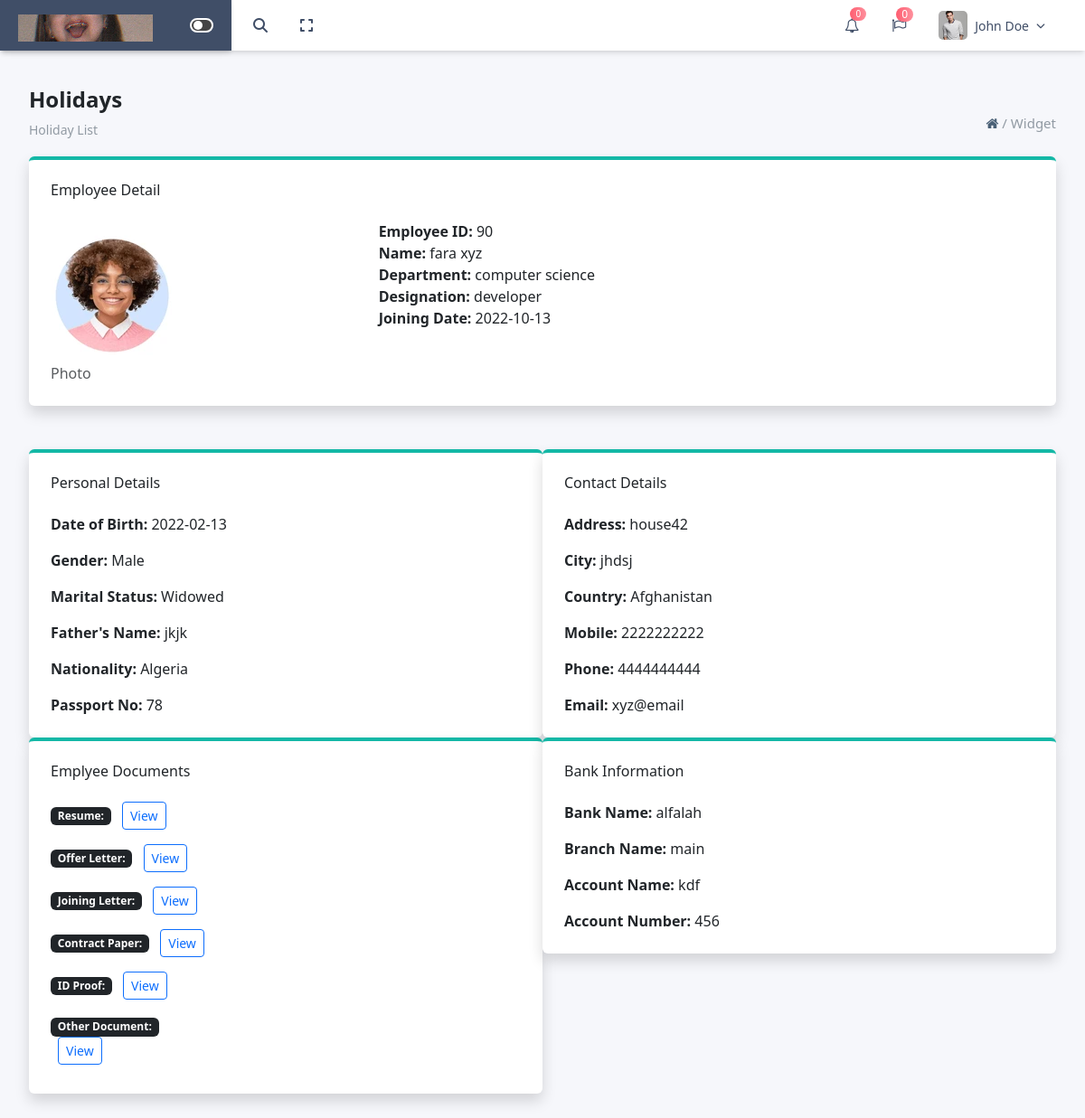
The app's page /phpfile/employee/demo.php?id=7 with its own data.
### tables this page shows
CREATE TABLE `employee` (
  `id` int(11) NOT NULL,
  `emp_id` varchar(100) DEFAULT NULL,
  `f_name` varchar(100) DEFAULT NULL,
  `l_name` varchar(100) DEFAULT NULL,
  `dob` date DEFAULT NULL,
  `gender` varchar(10) DEFAULT NULL,
  `marital_status` varchar(20) DEFAULT NULL,
  `father_name` varchar(100) DEFAULT NULL,
  `nationality` varchar(100) DEFAULT NULL,
  `passport_no` varchar(100) DEFAULT NULL,
  `photo` varchar(255) DEFAULT NULL,
  `bank_name` varchar(100) DEFAULT NULL,
  `branch_name` varchar(100) DEFAULT NULL,
  `account_name` varchar(100) DEFAULT NULL,
  `account_number` varchar(100) DEFAULT NULL,
  `address` text DEFAULT NULL,
  `city` varchar(100) DEFAULT NULL,
  `contact_nationality` varchar(100) DEFAULT NULL,
  `mobile` varchar(20) DEFAULT NULL,
  `phone` varchar(20) DEFAULT NULL,
  `email` varchar(100) DEFAULT NULL,
  `resume` varchar(255) DEFAULT NULL,
  `offer_letter` varchar(255) DEFAULT NULL,
  `joining_letter` varchar(255) DEFAULT NULL,
  `contract_paper` varchar(255) DEFAULT NULL,
  `id_proof` varchar(255) DEFAULT NULL,
  `other_document` varchar(255) DEFAULT NULL,
  `designation` varchar(100) DEFAULT NULL,
  `join_date` date DEFAULT NULL,
  `status` varchar(10) DEFAULT 'Active',
  `department` varchar(100) DEFAULT NULL
);

### phpfile/employee/demo.php (the view, shortened to what this page needs)
<?php
$conn = new mysqli("localhost", "root", "", "hrms_dashboard");
$id = $_GET['id'];
$result = $conn->query("SELECT * FROM employee WHERE id = $id");
$row = $result->fetch_assoc();
?>
<!DOCTYPE html>
<html lang="en">
<head>
    <link rel="stylesheet" href="/css/bootstrap.css">
    <link rel="stylesheet" href="/fontawesome/font-awesome-4.7.0/css/font-awesome.css">
    <link rel="stylesheet" href="https://cdnjs.cloudflare.com/ajax/libs/font-awesome/6.7.2/css/all.min.css">
    <link rel="stylesheet" href="https://cdnjs.cloudflare.com/ajax/libs/font-awesome/4.7.0/css/font-awesome.min.css">
    <script src="https://cdn.tailwindcss.com"></script>
    <link href="https://cdn.jsdelivr.net/npm/bootstrap-select@1.14.0-beta3/dist/css/bootstrap-select.min.css"
          rel="stylesheet">
    <link href="https://cdn.jsdelivr.net/npm/bootstrap@5.3.3/dist/css/bootstrap.min.css" rel="stylesheet">
</head>
<body class="bg-[#F6F7FB]">
<div class="w-full bg-white shadow-md fixed top-0 z-[10]">
    <header class="hidden md:flex items-center justify-between px-6  bg-whitesticky top-0  ml-64 ">
        <div class="float-left py-[12px]">
            <div class="flex items-center relative transition-all duration-500 ease-in-out w-[300px]"
                 id="search-wrapper">
                <button id="trigerIcon" class="absolute left-0 text-[#404E67] transition z-20">
                    <i class="fas fa-search text-[#404E67]"></i>
                </button>
                <button id="fullscreen-toggle"
                        class="p-1 text-[#404E67]
            rounded-full transition-all  duration-500 ease-in-out -ml-2 relative"
                        style="margin-left: -220px;">
                    <i class="fas font-[16px] fa-expand"></i>
                </button>
            </div>
        </div>
        <div class="flex items-center gap-9">
            <div class="relative inline-block text-left">
                <button id="bellButton" onclick="togglebellDopdown()" class="relative focus:outline-none">
                    <i class="fa fa-bell-o text-[#404E67] text-[16px]" aria-hidden="true"></i>
                    <span class="absolute -top-2 -right-2 a1 text-white text-[10px] rounded-full px-1.5">0</span>
                </button>
            </div>
            <div class="relative">
                <i class="fa fa-flag-o  text-[#404E67]" aria-hidden="true"></i>
                <span class="absolute -top-2 -right-2 a1 text-white text-xs rounded-full px-1.5">0</span>
            </div>
            <div class="relative inline-block text-left pr-5">
                <div id="profileButton" onclick="toggleProfileDopdown()" class="flex items-center gap-2 cursor-pointer">
                    <img src="../../images/img_1.png" alt="user" class="w-8 h-8 rounded-[5px] object-cover">
                    <span class="text-[#404E67] text-[14px] font-medium">John Doe</span>
                    <i class="fas fa-chevron-down text-[10px] text-[#404E67]"></i>
                </div>
            </div>
        </div>
    </header>
</div>
<div class="fixed top-0 start-0 bg-[#404E67] lg:w-64 md:w-full w-full sm:w-full shadow-md lg:p-[20px] md:p-[10px] sm:p-[10px] p-[10px]  z-40">
    <div class="grid grid-cols-12 items-center">
        <div class="col-span-4 flex lg:justify-start justify-start items-center">
            <div class=" hidden lg:block ">
                <img src="../../images/img.png" class="absolute top-4" alt="">
            </div>
        </div>
        <div class="col-span-4 flex justify-end items-center">
            <div class="hidden lg:flex">
                <div id="toggleSidebarBtn1" class="toggle-container flex">
                    <div class="toggle-circle"></div>
                </div>
            </div>
        </div>
    </div>
</div>
<div id="mainContent" class=" p-8 absolute top-1 ">
    <h1 class="font-semibold text-[24px]">Holidays</h1>
    <span>
    <p class="text-[#919aa3] text-[14px] pt-2 float-left">Holiday List</p>
        <p class="float-right text-[#919aa3] text-[15px]"><a
                    href="http://localhost/project/hrms_dashboard/phpfile/dashboard.php"><i
                        class="fa fa-home text-[#4a6076]"></i></a> / <a
                    href="http://localhost/project/hrms_dashboard/phpfile/settings(1).php">Widget</a></p>
    </span>
    <div class="py-4"></div>
    <div class="w-full mx-auto bg-white shadow p-6 rounded-md border-t-4 border-teal-500">
        <h3 class="text-md font-medium mb-4">Employee Detail</h3>
        <div class="space-y-4">
            <div class="grid grid-cols-12">
                <div class="col-span-4">
                    <?php if (!empty($row['photo'])): ?>
                        <img src="uploads/<?= urlencode($row['photo']) ?>" alt="Employee Photo"
                             class="employee-photo mt-3">
                        <div class="text-muted mt-2">Photo</div>
                    <?php else: ?>
                        <p class="text-muted">No Photo Uploaded</p>
                    <?php endif; ?>
                </div>
                <div class="col-span-8">
                    <p><strong>Employee ID:</strong> <?= htmlspecialchars($row['emp_id']) ?></p>
                    <p><strong>Name:</strong> <?= htmlspecialchars($row['f_name'] . ' ' . $row['l_name']) ?></p>
                    <p><strong>Department:</strong> <?= htmlspecialchars($row['department']) ?></p>
                    <p><strong>Designation:</strong> <?= htmlspecialchars($row['designation']) ?></p>
                    <p><strong>Joining Date:</strong> <?= htmlspecialchars($row['join_date']) ?></p>
                </div>
            </div>
        </div>
    </div>
    <div class="pt-5"></div>
    <div class="grid grid-cols-12">
        <div class="lg:col-span-6 md:col-span-6 sm:col-span-12 col-span-12">
            <div class="w-full mx-auto bg-white shadow p-6 rounded-md border-t-4 border-teal-500">
                <h3 class="text-md font-medium mb-4">Personal Details</h3>
                <div class="space-y-4">
                    <p><strong>Date of Birth:</strong> <?= htmlspecialchars($row['dob']) ?></p>
                    <p><strong>Gender:</strong> <?= htmlspecialchars($row['gender']) ?></p>
                    <p><strong>Marital Status:</strong> <?= htmlspecialchars($row['marital_status']) ?></p>
                    <p><strong>Father's Name:</strong> <?= htmlspecialchars($row['father_name']) ?></p>
                    <p><strong>Nationality:</strong> <?= htmlspecialchars($row['nationality']) ?></p>
                    <p><strong>Passport No:</strong> <?= htmlspecialchars($row['passport_no']) ?></p>
                </div>
            </div>
            <div class="w-full mx-auto bg-white shadow p-6 rounded-md border-t-4 border-teal-500">
                <h3 class="text-md font-medium mb-4">Emplyee Documents</h3>
                <div class="space-y-4">
                    <?php
                    $documents = [
                        'resume' => 'Resume',
                        'offer_letter' => 'Offer Letter',
                        'joining_letter' => 'Joining Letter',
                        'contract_paper' => 'Contract Paper',
                        'id_proof' => 'ID Proof',
                        'other_document' => 'Other Document'
                    ];
                    foreach ($documents as $key => $label):
                        if (!empty($row[$key])):
                            $filePath = 'uploads/' . urlencode($row[$key]);
                            ?>
                            <div class="col-md-4 mb-2">
                                <span class="badge bg-dark"><?= $label ?>:</span>
                                <a href="<?= $filePath ?>" class="btn btn-sm btn-outline-primary ms-2" target="_blank">View</a>
                            </div>
                        <?php endif;
                    endforeach; ?>
                </div>
            </div>
        </div>
        <div class="lg:col-span-6 md:col-span-6 sm:col-span-12 col-span-12">
            <div class="w-full mx-auto bg-white shadow p-6 rounded-md border-t-4 border-teal-500">
                <h3 class="text-md font-medium mb-4">Contact Details</h3>
                <div class="space-y-4">
                    <p><strong>Address:</strong> <?= htmlspecialchars($row['address']) ?></p>
                    <p><strong>City:</strong> <?= htmlspecialchars($row['city']) ?></p>
                    <p><strong>Country:</strong> <?= htmlspecialchars($row['contact_nationality']) ?></p>
                    <p><strong>Mobile:</strong> <?= htmlspecialchars($row['mobile']) ?></p>
                    <p><strong>Phone:</strong> <?= htmlspecialchars($row['phone']) ?></p>
                    <p><strong>Email:</strong> <?= htmlspecialchars($row['email']) ?></p>
                </div>
            </div>
            <div class="w-full mx-auto bg-white shadow p-6 rounded-md border-t-4 border-teal-500">
                <h3 class="text-md font-medium mb-4">Bank Information</h3>
                <div class="space-y-4">
                    <p><strong>Bank Name:</strong> <?= htmlspecialchars($row['bank_name']) ?></p>
                    <p><strong>Branch Name:</strong> <?= htmlspecialchars($row['branch_name']) ?></p>
                    <p><strong>Account Name:</strong> <?= htmlspecialchars($row['account_name']) ?></p>
                    <p><strong>Account Number:</strong> <?= htmlspecialchars($row['account_number']) ?></p>
                </div>
            </div>
        </div>
    </div>
</div>
</body>
</html>

### phpfile/employee/demo.php (style rules this page uses)
html, body { overflow-x: hidden; }
.a1 { background: linear-gradient(to right, #fe5d70, #fe909d); }
.toggle-container { width: 26px; height: 16px; background-color: #444; border-radius: 9999px; cursor: pointer; position: relative; overflow: hidden; border: 2px solid white; }
.toggle-circle { width: 10px; height: 10px; background-color: white; border-radius: 50%; position: absolute; top: 1px; left: 2px; transition: transform 0.3s ease; }
#mainContent { margin-top: 60px; overflow-x: hidden; }

### records on screen
employee: photo (picture), emp "90", f_name+l_name "fara xyz", department "computer science", designation "developer", join_date "2022-10-13", dob "2022-02-13", gender "Male", marital_status "Widowed", father_name "jkjk", nationality "Algeria", passport_no "78", address "house42", city "jhdsj", contact_nationality "Afghanistan", mobile "2222222222", phone "4444444444", email "xyz@email", bank_name "alfalah", branch_name "main", account_name "kdf", account_number "456"

### other values on screen
$label "Resume"
$label "Offer Letter"
$label "Joining Letter"
$label "Contract Paper"
$label "ID Proof"
$label "Other Document"
